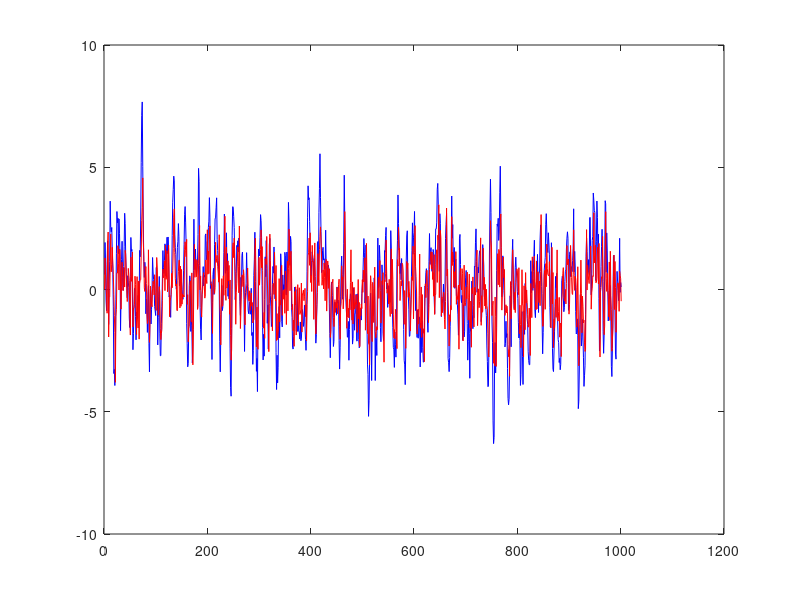

This figure's MATLAB source:
clc
clear

N =1e3;
A = 1.1;
B = 1;
Q = 1;
R = 1;
F = 1;

S = zeros(1,N);
S(N) = F;
L = zeros(1,N);
for k=N-1:-1:1
    S(k) = A'*(S(k+1) - S(k+1)*B*(B'*S(k+1)*B+R)^-1*B'*S(k+1))*A + Q;
    L(k) = (B'*S(k+1)*B+R)^-1*B'*S(k+1)*A;
end
% L = fliplr(L);
%%
C = 1;

x = zeros(N,1);
y = zeros(N,1);
u = zeros(N,1);
gain = zeros(N,1);
x_hat = zeros(N,1);
Kal = zeros(N,1);
P=zeros(N,1);
P(1) = 1;
x(1) = randn();
y(1) = randn();
u(1) = 0;
sigma2w = 1;
sigma2v = 1;
for k=1:N 
   y(k) = C  * x(k) + sqrt(sigma2v)*randn();
   Kal(k) = P(k)*C'*(C*P(k)*C' + sigma2w)^-1;
   P(k+1)= A*(P(k) - P(k)*C'*(C*P(k)*C' + sigma2w)^-1*C*P(k))*A' + sigma2v;
   gain(k) = L(k);

   u(k) = -gain(k)*x_hat(k);
   x_hat(k+1) = A * x_hat(k) + B*u(k) +Kal(k)*(y(k)- C*x_hat(k));;
   x(k+1) = A * x(k) + B*u(k)+ sqrt(sigma2w)*randn();
end

plot(1:N+1,x,'b',1:N+1,x_hat,'r');